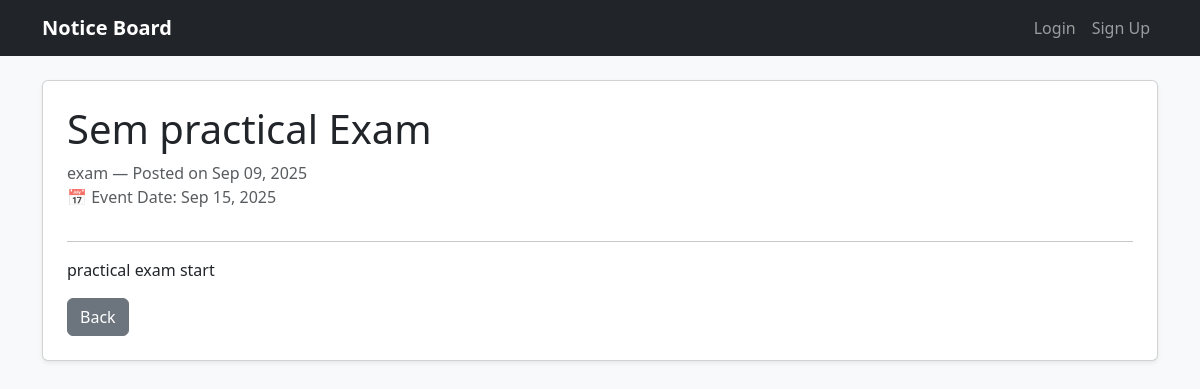
/notice/6, run on the app's committed database.
### tables this page shows
CREATE TABLE notices (
            id INTEGER PRIMARY KEY AUTOINCREMENT,
            title TEXT NOT NULL,
            content TEXT NOT NULL,
            notice_date TEXT,
            category TEXT,
            created_at TIMESTAMP DEFAULT CURRENT_TIMESTAMP
        );

### app.py (the view)
@app.route('/notice/<int:id>')
def notice(id):
    conn = get_db()
    cur = conn.execute("SELECT * FROM notices WHERE id = ?", (id,))
    n = cur.fetchone()
    conn.close()
    if not n:
        flash('Notice not found.', 'danger')
        return redirect(url_for('index'))
    return render_template('view_notice.html', notice=n)

### app.py (called while the page is built)
def get_db():
    conn = sqlite3.connect(DB_PATH)
    conn.row_factory = sqlite3.Row
    return conn

@app.template_filter('datetimeformat')
def datetimeformat(value, format='%b %d, %Y'):
    from datetime import datetime
    if isinstance(value, str):
        value = datetime.fromisoformat(value)
    return value.strftime(format)

### templates/view_notice.html (shortened to what this page needs)
{% extends "base.html" %}
{% block content %}
<div class="card shadow-sm p-4 mb-4">
  <h1 class="card-title">{{ notice['title'] }}</h1>
  <p class="text-muted">
    {{ notice['category'] or 'General' }} — Posted on {{ notice['created_at']|datetimeformat }}
    <br>
    📅 Event Date: {{ notice['notice_date']|datetimeformat if notice['notice_date'] else 'Not specified' }}
  </p>
  <hr>
  <div class="card-text">{{ notice['content'].replace('\n','<br>')|safe }}</div>
  <div class="mt-3">
    <a href="{{ url_for('index') }}" class="btn btn-secondary">Back</a>
  </div>
</div>
{% endblock %}

### data on the page
notices: title "Sem practical Exam", category "exam", created_at "Sep 09, 2025", notice_date "Sep 15, 2025", content.replace "practical exam start"
